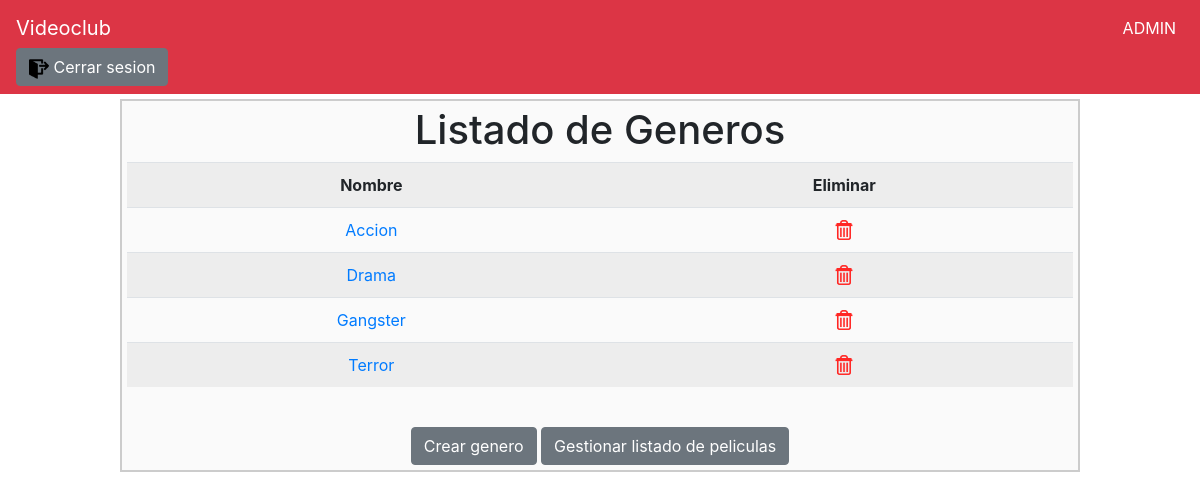
/generoListado.php (signed in), run on the app's committed database.
### tables this page shows
CREATE TABLE IF NOT EXISTS `genero` (
  `id` int(3) NOT NULL AUTO_INCREMENT,
  `genero` varchar(25) NOT NULL,
  PRIMARY KEY (`id`)
);

### generoListado.php (the view, shortened to what this page needs)
<?php
$pdo = conectarBD();
$sql = "SELECT * FROM genero";
$select = $pdo->prepare($sql);
$select->execute([]);
$rs = $select->fetchAll();
?>
    <html>
<head>
    <?php require "partials/css.php"; ?>
</head>
<?php require "partials/navbar.php"; ?>
<div id="body">
    <h1>Listado de Generos</h1>
    <table class="table table-striped table-hover">
        <tr>
            <th>Nombre</th>
            <th>Eliminar</th>
        </tr>
        <?php
        foreach ($rs as $fila) { ?>
            <tr>
                <td><a href="generoFicha.php?id=<?= $fila["id"] ?>"> <?= $fila["genero"] ?> </a></td>
                <td><a href="generoEliminar.php?id=<?= $fila["id"] ?>"><img src="assets/img/delete.png" width="20" height="20"></a></td>
            </tr>
        <?php } ?>
    </table>
    <br/>
    <a href="generoFicha.php?id=-1" class="btn btn-secondary">Crear genero</a>
    <a href="peliculaListado.php" class="btn btn-secondary">Gestionar listado de peliculas</a>
</div>
</body>
    </html><?php

### assets/css.css (style rules this page uses)
#body { background-color: #fafafa; padding: 5px; border: 2px solid #ccc; text-align: center; margin-top: 5px; margin-left: 10%; margin-right: 10%; }
table { text-align: center; }

### data on the page
genero: genero "Accion"
genero: genero "Drama"
genero: genero "Gangster"
genero: genero "Terror"

### other printed values
$_SESSION["usuario"] "ADMIN"
